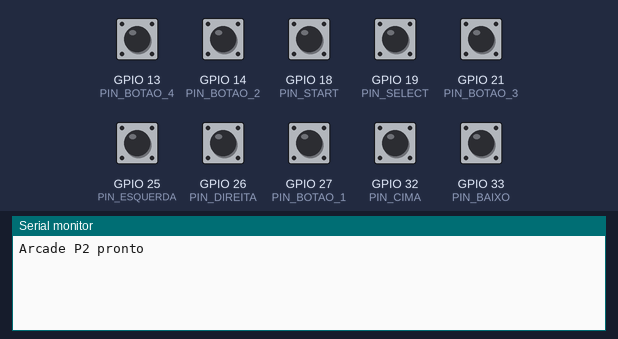
Recording of a sketch running on a simulated ESP32. On the bench: the last lines printed to the serial monitor. The test bench sets the inputs (shaded band); at power-on: GPIO 13 (PIN_BOTAO_4), GPIO 14 (PIN_BOTAO_2), GPIO 18 (PIN_START), GPIO 19 (PIN_SELECT), GPIO 21 (PIN_BOTAO_3), GPIO 25 (PIN_ESQUERDA), GPIO 26 (PIN_DIREITA), GPIO 27 (PIN_BOTAO_1), GPIO 32 (PIN_CIMA), GPIO 33 (PIN_BAIXO) HIGH.

Above: at 1.2 s.
1.3 s: GPIO 13 (PIN_BOTAO_4) pulled LOW for 0.15 s
At 1.8 s:
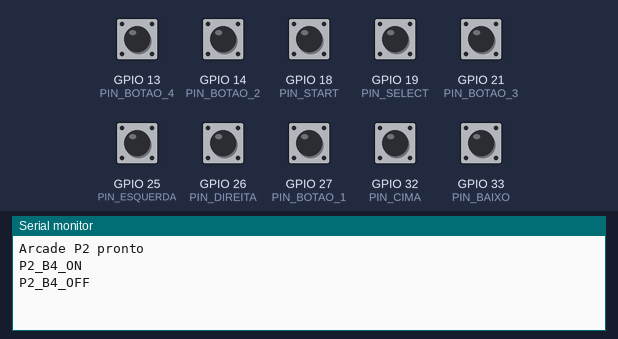
2.9 s: GPIO 18 (PIN_START) pulled LOW for 0.15 s
At 4.2 s:
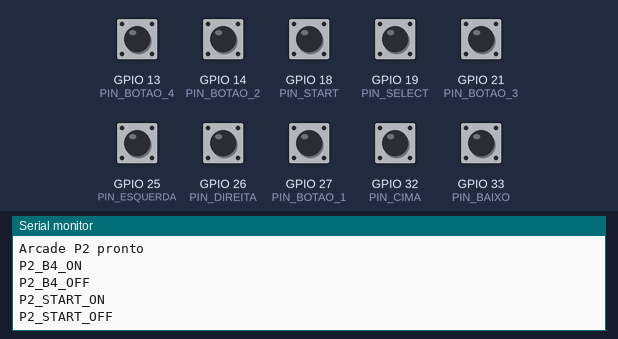
4.5 s: GPIO 19 (PIN_SELECT) pulled LOW for 0.15 s
At 5.5 s:
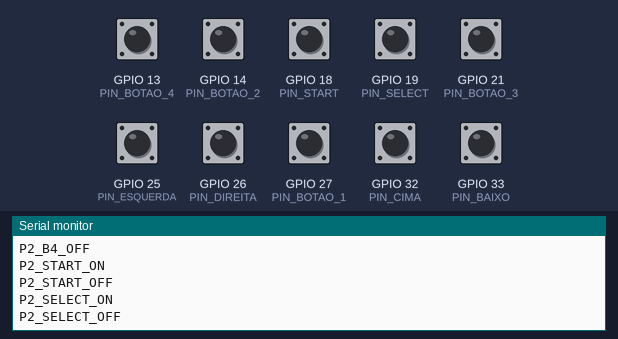
6.1 s: GPIO 25 (PIN_ESQUERDA) pulled LOW for 0.15 s
At 6.7 s:
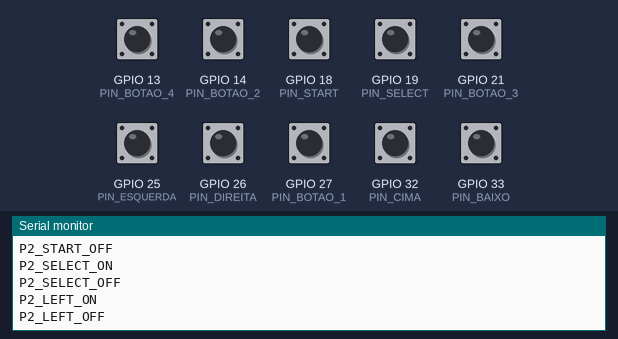
7.7 s: GPIO 26 (PIN_DIREITA) pulled LOW for 0.15 s
At 9.0 s:
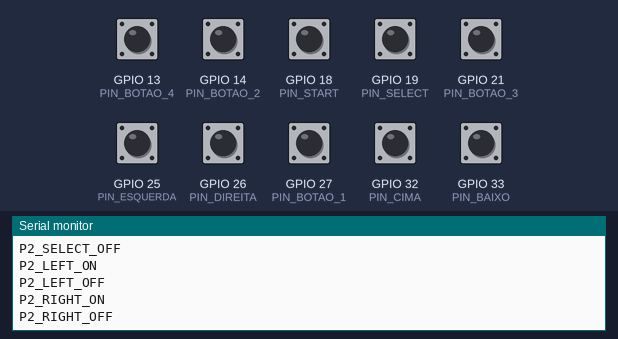
9.3 s: GPIO 32 (PIN_CIMA) pulled LOW for 0.15 s
At 10.3 s:
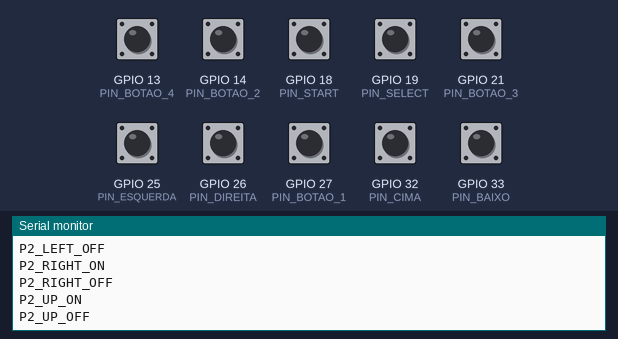

Measured:
- after the input at 1.3 s, the serial monitor: prints a new line at once (image 1)
- after the input at 2.9 s, the serial monitor: prints a new line at once (image 2)
- after the input at 4.5 s, the serial monitor: prints a new line at once (image 3)
- after the input at 6.1 s, the serial monitor: prints a new line at once (image 4)
- after the input at 7.7 s, the serial monitor: prints a new line at once (image 5)
- after the input at 9.3 s, the serial monitor: prints a new line at once (image 6)

The sketch:

FliperamaArcade_P2.ino
```cpp
// Direções
const int PIN_CIMA = 32;
const int PIN_BAIXO = 33;
const int PIN_ESQUERDA = 25;
const int PIN_DIREITA = 26;

// Botões
const int PIN_BOTAO_1 = 27;
const int PIN_BOTAO_2 = 14;
const int PIN_BOTAO_3 = 21;
const int PIN_BOTAO_4 = 13;

// Sistema
const int PIN_START = 18;
const int PIN_SELECT = 19;

const unsigned long debounce = 80;

struct Botao {
  int pino;
  String comando;
  bool estadoAnterior;
  unsigned long ultimoTempo;
};

Botao botoes[] = {
  {PIN_CIMA, "P2_UP", HIGH, 0},
  {PIN_BAIXO, "P2_DOWN", HIGH, 0},
  {PIN_ESQUERDA, "P2_LEFT", HIGH, 0},
  {PIN_DIREITA, "P2_RIGHT", HIGH, 0},

  {PIN_BOTAO_1, "P2_B1", HIGH, 0},
  {PIN_BOTAO_2, "P2_B2", HIGH, 0},
  {PIN_BOTAO_3, "P2_B3", HIGH, 0},
  {PIN_BOTAO_4, "P2_B4", HIGH, 0},

  {PIN_START, "P2_START", HIGH, 0},
  {PIN_SELECT, "P2_SELECT", HIGH, 0}
};

const int quantidade = sizeof(botoes) / sizeof(botoes[0]);

void enviar(String texto) {
  Serial.println(texto);
}

void setup() {
  Serial.begin(115200);

  for (int i = 0; i < quantidade; i++) {
    pinMode(botoes[i].pino, INPUT_PULLUP);
    botoes[i].estadoAnterior = digitalRead(botoes[i].pino);
  }

  Serial.println("Arcade P2 pronto");
}

void loop() {
  for (int i = 0; i < quantidade; i++) {
    bool estadoAtual = digitalRead(botoes[i].pino);

    if (estadoAtual != botoes[i].estadoAnterior) {
      if (millis() - botoes[i].ultimoTempo > debounce) {
        botoes[i].ultimoTempo = millis();
        botoes[i].estadoAnterior = estadoAtual;

        if (estadoAtual == LOW) {
          enviar(botoes[i].comando + "_ON");
        } else {
          enviar(botoes[i].comando + "_OFF");
        }
      }
    }
  }
}
```
